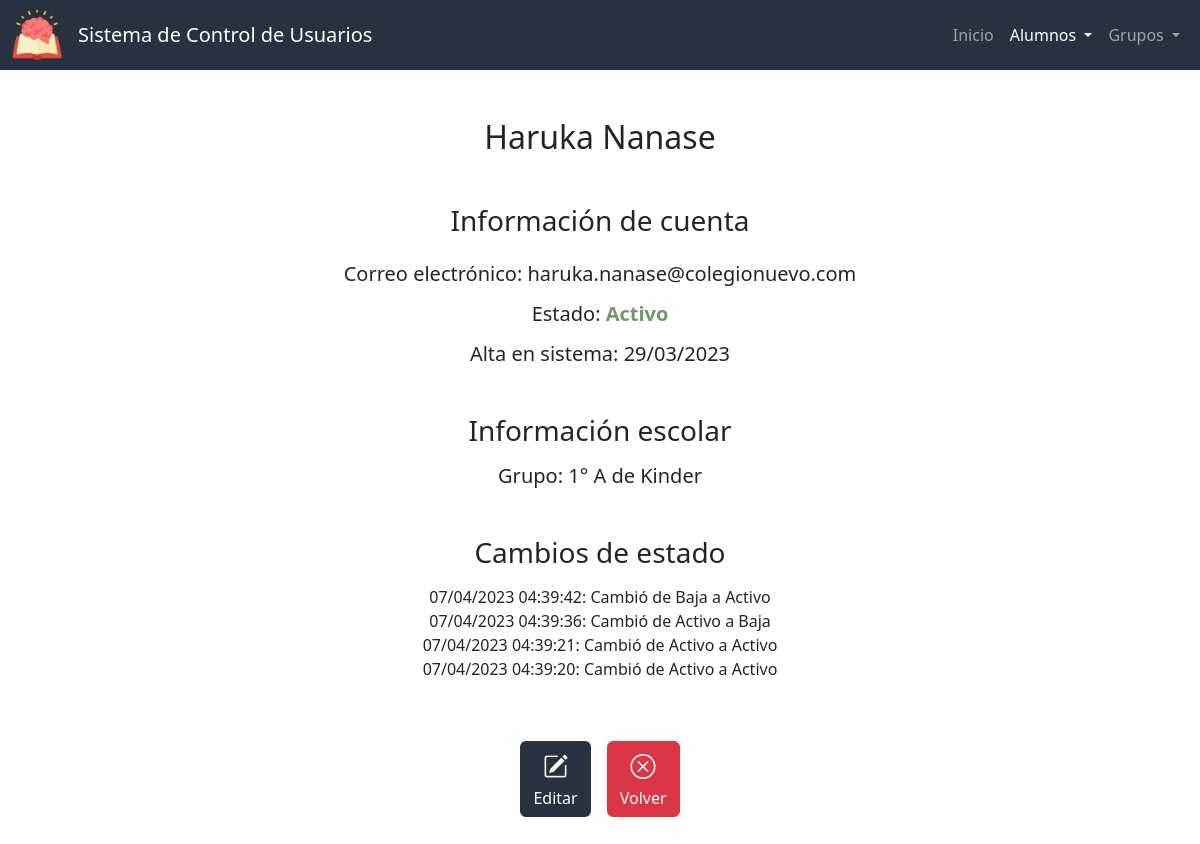
Page /ver_alumno?id=14 on the committed database.
### app.py (models this page shows, shortened)
class Alumnos(db.Model):
    id = db.Column(db.Integer, primary_key=True)
    nombre = db.Column(db.String(50), nullable=False)
    apellidos = db.Column(db.String(50), nullable=False)
    correo = db.Column(db.String(50), nullable=False, unique=True)
    estado = db.Column(db.Integer, nullable=False, default=0) # 0 - activo, 1 - suspendido, 2 - baja
    fecha_de_creacion = db.Column(db.DateTime, nullable=False, default=datetime.now)

class Grupos(db.Model):
    id = db.Column(db.Integer, primary_key=True)
    seccion = db.Column(db.String(50), nullable=False)
    grado = db.Column(db.Integer, nullable=False)
    grupo = db.Column(db.String(1), nullable=False)

class CambiosEstado(db.Model):
    id = db.Column(db.Integer, primary_key=True)
    id_alumno = db.Column(db.Integer, db.ForeignKey('alumnos.id'), nullable=False)
    fecha = db.Column(db.DateTime, nullable=False, default=datetime.utcnow)
    estado_anterior = db.Column(db.Integer, nullable=False)
    estado_nuevo = db.Column(db.Integer, nullable=False)

### app.py (the view)
@app.route('/ver_alumno')
def ver_alumno():
    id = request.args.get("id")
    alumno = db.session.query(Alumnos).filter_by(id=id).first()
    cambios = db.session.query(CambiosEstado).filter_by(id_alumno=id).order_by(CambiosEstado.fecha.desc()).all()
    id_grupo = db.session.query(alumnos_por_grupo.c.id_grupo).filter_by(id_alumno=id).first()
    if id_grupo:
        id_grupo = id_grupo[0]
        grupo_actual = db.session.query(Grupos).filter_by(id=id_grupo).first()
    else:
        grupo_actual = None
    return render_template("ver_alumno.html", active="Alumno", grupo_actual=grupo_actual, alumno=alumno, colores=COLORES, cambios=cambios, estados=ESTADOSV)

### templates/ver_alumno.html (shortened to what this page needs)
{% extends "layout.html" %}
{% block main %}
    <h2 class="mb-5">{{ alumno.nombre }} {{ alumno.apellidos }}</h2>
    <h3 class="mb-4">Información de cuenta</h3>
    <h5 class="mb-3">Correo electrónico: {{ alumno.correo }}</h5>
    <h5 class="mb-3">Estado: <span style="color:{{ colores[estados[alumno.estado]] }}; font-weight: bold;">{{ estados[alumno.estado] }}</span></h5>
    <h5 class="mb-5">Alta en sistema: {{ alumno.fecha_de_creacion.strftime('%d/%m/%Y') }}</h5>
    <h3 class="mb-3">Información escolar</h3>
    <h5 class="mb-5">{% if grupo_actual %} Grupo: {% else %} No hay grupos para mostrar {% endif %}
        {% if grupo_actual.grado %} {{ grupo_actual.grado }}° {% set x=" de " %}{% endif %}
        {% if grupo_actual.grupo %}{{ grupo_actual.grupo }} {% set x=" de " %} {% endif %}
        {% if grupo_actual.seccion %}{{ x }}{{ grupo_actual.seccion }}{% endif %}
    </h5>
    {% if cambios %}
        <h3 class="mb-3">Cambios de estado</h3>
        <div class="mb-5" id="log">
            {% for cambio in cambios %}
                {{ cambio.fecha.strftime('%d/%m/%Y %H:%M:%S') }}: Cambió de {{ estados[cambio.estado_anterior] }} a {{ estados[cambio.estado_nuevo] }} <br>
            {% endfor %}
        </div>
    {% endif %}
    <div class="p-2 btn-group">
        <form action="/editar_alumno">
            <button type="submit" class="btn-bi btn color-primario mx-2" title="Editar"><i class="bi bi-pencil-square"></i><div>Editar</div></button>
        </form>
        <form action="/lista_alumnos">
            <button type="submit" class="btn-big btn btn-danger mx-2" title="Volver"><i class="bi bi-x-circle"></i><div>Volver</div></button>
        </form>
    </div>
{% endblock %}

### static/styles.css (style rules this page uses)
:root { --color-primario: #293241; --color-primario-active: #3b4f69; --color-primario-hover: #334458; --letra-primario: white; --letra-primario-inactive: #9A9EA5; --letra-primario-hover: #C9CBCF; --verde: #729869; --verde-active: #588559; --amarillo: #D69900; --amarillo-active: #b17900; --color-ver: #3D5A80; --color-ver-active: #5281a7; --gris: #a5a5a5; --gris-active: #969696; --gris-oscuro: #7c7c7c; --gris-oscuro-active: #646464; }
.color-primario { background-color: var(--color-primario); color: var(--letra-primario); }
.btn.edit, .btn-big { transition: transform 0.2s ease-in-out; }
.btn-danger { margin: 0; }
.bi { font-size: 25px; color: var(--letra-primario); }
#log { max-height: 100px; overflow: auto; max-width: 500px; justify-content: center; margin: auto; }

### rows in the picture
Alumnos: nombre "Haruka", apellidos "Nanase", correo "haruka.nanase@colegionuevo.com", estado "Activo", fecha_de_creacion "29/03/2023"
Grupos: grado "1", grupo "A", seccion "Kinder"
CambiosEstado: fecha "07/04/2023 04:39:42", estado_anterior "Baja", estado_nuevo "Activo"
CambiosEstado: fecha "07/04/2023 04:39:36", estado_anterior "Activo", estado_nuevo "Baja"
CambiosEstado: fecha "07/04/2023 04:39:21", estado_anterior "Activo", estado_nuevo "Activo"
CambiosEstado: fecha "07/04/2023 04:39:20", estado_anterior "Activo", estado_nuevo "Activo"

### other values in the picture
{{ x }} "de"
